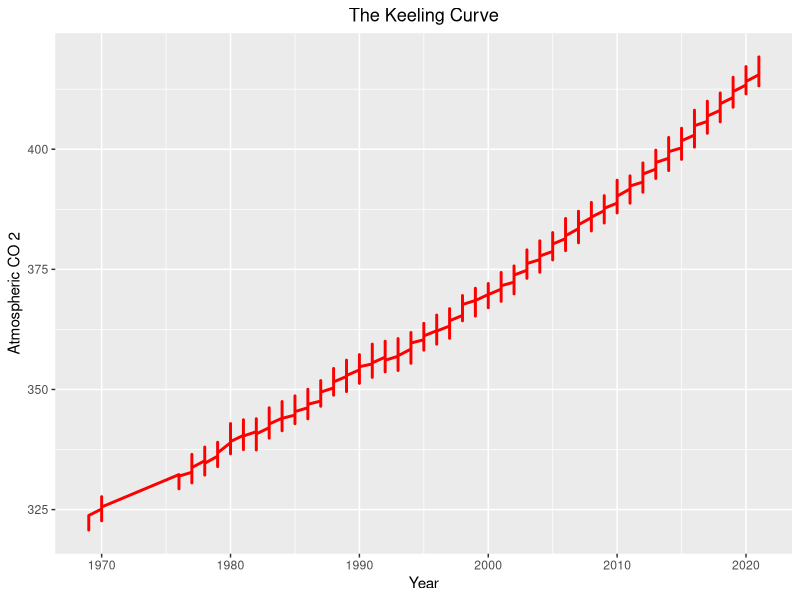

This chart was generated by the following R code:
library(ggplot2)

setwd("C:/Users/clali/OneDrive/Desktop/EOS_CLASS/Lab 10")
CO2<-read.table('surface-flask-data.txt', header = FALSE, sep = "", dec = ".")

dt<-ISOdatetime(CO2$v2, CO2$v3,1,0,0,0)
ggplot(CO2, mapping = aes(x = V2, y = V4))+ geom_line()+
  geom_line(size = 1, color = "red")+
  xlab('Year')+ ylab ('Atmospheric CO 2')+ ggtitle ('The Keeling Curve')+
  theme(plot.title = element_text(hjust=0.5))
  